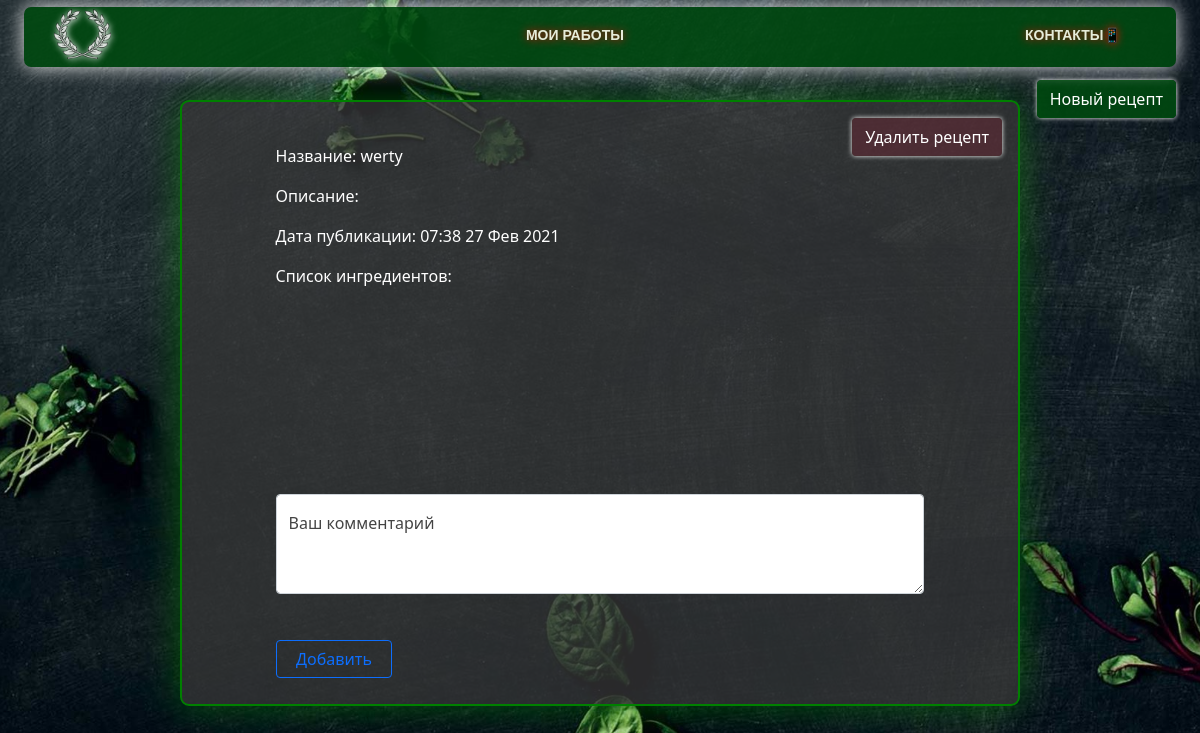
/recept/78/, run on the app's committed database.
### gluten/models.py (models this page shows, shortened)
class Recept(models.Model):
    name = models.CharField(default='',max_length=200)
    types = models.ForeignKey(Categor,default=0,on_delete=models.CASCADE)
    comp = jsonfield.JSONField(default='')
    description = models.CharField(default='',max_length=200)
    pub_date = models.DateTimeField(default=now,blank=True)
    likes = models.IntegerField(default=0)
    img = models.ImageField(upload_to ='uploads/', default='none.png')

### gluten/views.py (the view)
# urls.py: path('recept/<int:recept_id>/', views.CurRec, name='recept'),
def CurRec(request, recept_id):
    try:
        data =[]
        data.append(list(Recept.objects.filter(id=recept_id).values()))
        data.append(list(Text.objects.filter(recept=recept_id).values()))
        data.append(list(Comment.objects.filter(recept=recept_id).values().order_by('-pub_date')))
    except Recept.DoesNotExist:
        raise Http404("Recept does not exist")
    return render(request, 'recept.html', {'recept': data})

### templates/recept.html (shortened to what this page needs)
{% extends 'base.html' %}
{% load static %}
{% block content %}
<div id="recept">
    <button type="button" onclick="location.href = '/delete/{{ recept.0.0.id }}/'" class="btn btn-primary del_recept">
        Удалить рецепт
    </button>
    <div id="recept_block">
        <div class="recept_content">
            <p>Название: {{ recept.0.0.name }}</p>
            <p>Описание: {{ recept.0.0.description }}</p>
            <p>Дата публикации: {{recept.0.0.pub_date|time:"H:i"}} {{ recept.0.0.pub_date|date:"d M Y" }}</p>
            <p>Список ингредиентов:</p>
            <svg><use xlink:href="{% static 'like-svgrepo-com.svg' %}"></use></svg>
            <p><img src="" ></p>
        </div>
        <form action="{% url 'add_com' recept.0.0.id %}" method="post" enctype="multipart/form-data">
            <div class="mb-3">
                <div class="form-floating">
                    <textarea  name="text" class="form-control" placeholder="Leave a comment here" id="floatingTextarea2" style="height: 100px"></textarea>
                    <label style="color: #444;" for="floatingTextarea2">Ваш комментарий</label>
                </div>
                <br>
                <button type="submit" class="btn btn-outline-primary">Добавить</button>
            </div>
        </form>
    </div>
</div>
{% endblock %}

### static/css/style.css (style rules this page uses)
#recept { background-color: rgba(55, 55, 55, 0.75); border: 2px solid green; box-shadow: 0 0 38px rgba(0, 128, 0, 0.59); width: 70%; margin: 0 auto; margin-top: 3%; border-radius: 9px; position: relative; }
#recept .del_recept { position: absolute; right: 1em; top: 1em; color: #fff; border-color: #49491010; background-color: rgba(96, 41, 53, 0.61); box-shadow: 0 0 5px rgb(255, 255, 255); }
#recept #recept_block { width: 80%; margin: 0 auto; padding: 10px; padding-top: 5%; }
#recept #recept_block form button { margin-top: 22px; margin-right: auto; width: 18%; }
#recept .recept_content { color: #ffffff; }
.div { background-image: url(../Background_image.jpg); background-position: center center; background-repeat: no-repeat; background-attachment: fixed; background-size: cover; background-color: #000000; color: #fff; }
* { box-sizing: border-box; }

### data on the page
Recept: name "werty", pub_date "07:38", pub_date "27 Фев 2021"
